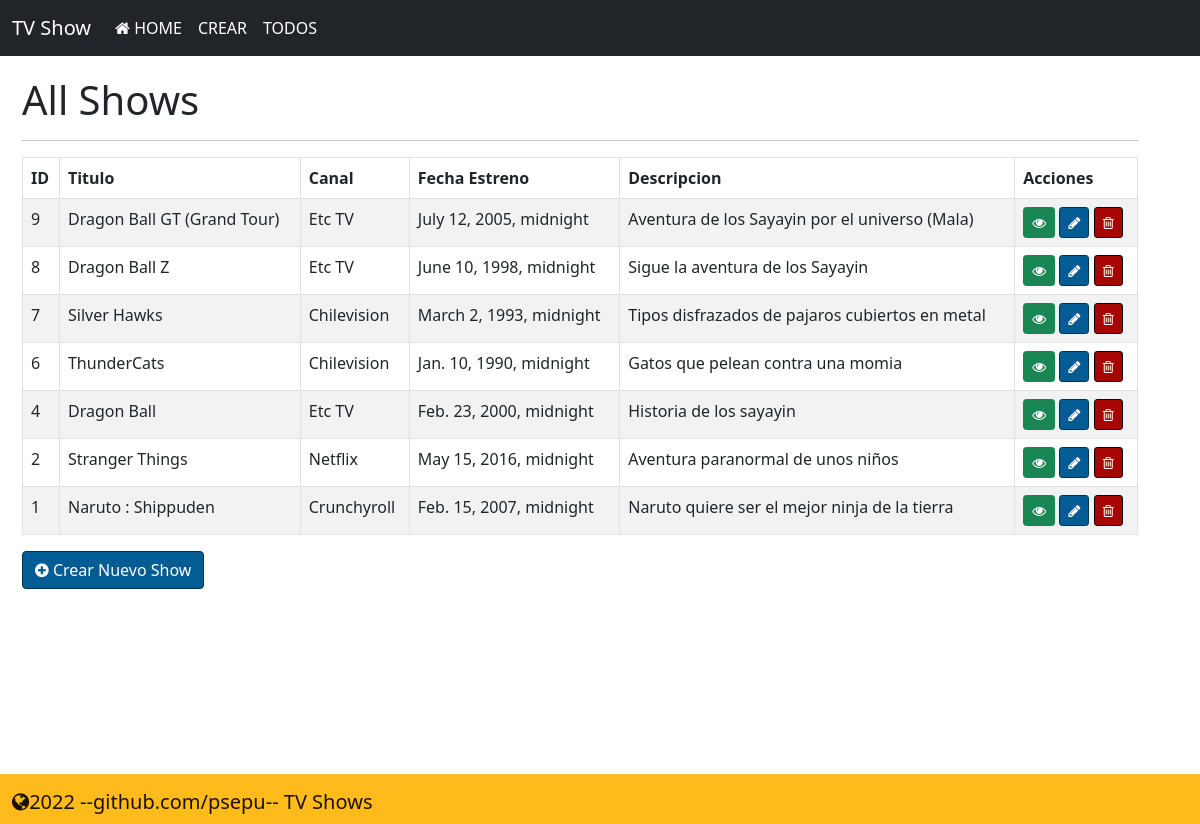
The page /shows/ on the database as committed earlier.
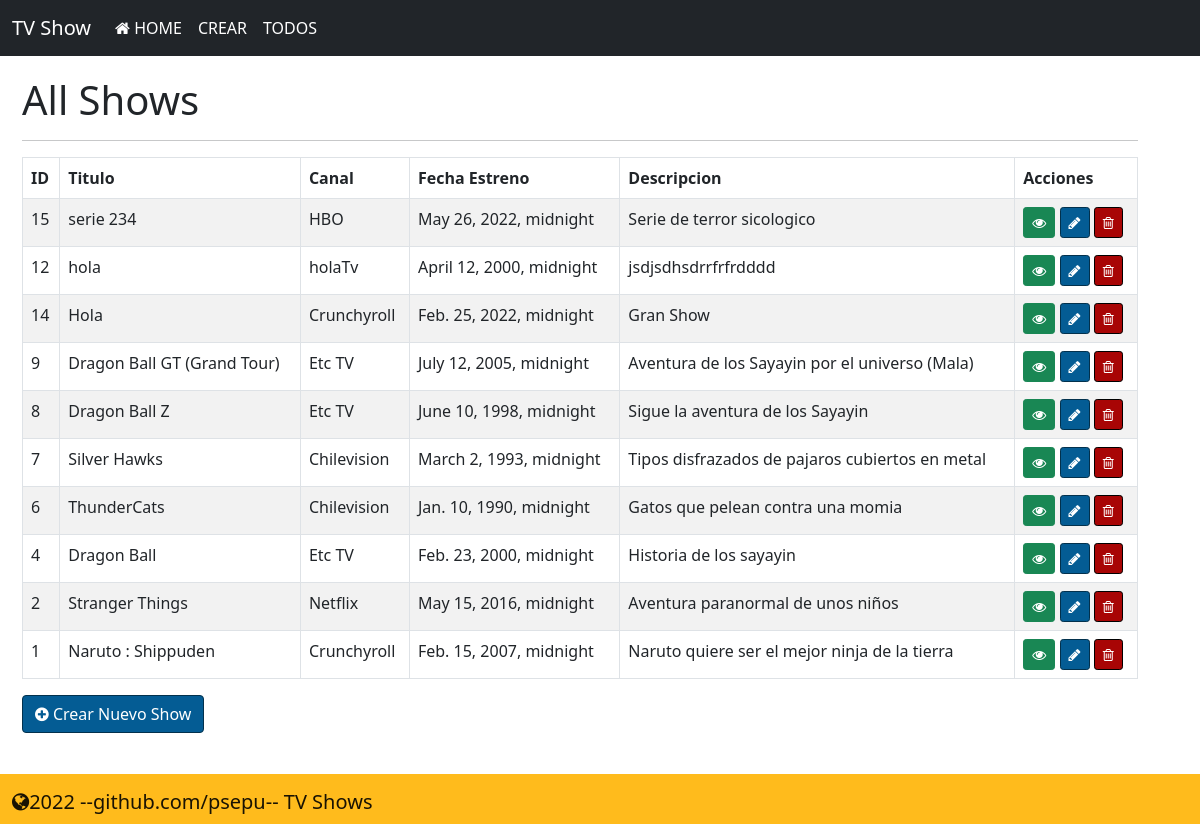
The same page on the database as committed later.
### app/models.py (models this page shows)
class Show(models.Model):
    title = models.CharField(max_length=200)
    network = models.CharField(max_length=200)
    release_date = models.DateTimeField()
    desc = models.TextField()
    created_at = models.DateTimeField(auto_now_add=True)
    updated_at = models.DateTimeField(auto_now=True)
    objects=valManager()

### app/views.py (the view)
# urls.py: path('shows/', views.all_shows, name='all_shows'),
def all_shows(request):
    if request.method == "GET":
        contexto = {
            'shows': Show.objects.all().order_by('-updated_at'),
        }
        return render(request, 'all_shows.html', contexto)

### app/templates/all_shows.html (shortened to what this page needs)
{% extends "base.html"%}
{% block contenido %}
<div class="container">
    <h1>All Shows</h1>
    <hr>
    <table class="table table-striped table-bordered table-hover">
        <thead>
            <tr>
                <th>ID</th>
                <th>Titulo</th>
                <th>Canal</th>
                <th>Fecha Estreno</th>
                <th>Descripcion</th>
                <th>Acciones</th>
            </tr>
        </thead>
        <tbody>
            {% for show in shows %}
            <tr>
                <td>{{show.id}}</td>
                <td>{{show.title}}</td>
                <td>{{show.network}}</td>
                <td>{{show.release_date}}</td>
                <td>{{show.desc}}</td>
                <td>
                    <a href="{% url 'show' id=show.id %}" class="btn btn-sm btn-success"><i class="fa fa-eye" aria-hidden="true"></i></a>
                    <a href="{% url 'edit' id=show.id %}" class="btn btn-sm btn-success" style="background-color:#045C94; border-color: #02314D; color: white;"><i class="fa fa-pencil" aria-hidden="true"></i></a>
                    <a href="{% url 'delete' id=show.id %}" class="btn btn-sm btn-success" style="background-color:#a80505; border-color: black; color: white;"><i class="fa fa-trash-o" aria-hidden="true"></i></a>
                </td>
            </tr>
            {% endfor %}
        </tbody>
    </table>
    <a href="{% url 'create' %}" class="btn btn-primary" style="background-color:#045C94; border-color: #02314D; color: white;"><i class="fa fa-plus-circle" aria-hidden="true"></i></i> Crear Nuevo Show</a>
</div>
{% endblock %}

### app/templates/base.html (shortened to what this page needs)
<!DOCTYPE html>
<html lang="en">
<head>
    {% load static %}
    <link href="https://cdn.jsdelivr.net/npm/bootstrap@5.0.2/dist/css/bootstrap.min.css" rel="stylesheet">
    <link rel="stylesheet" href="https://cdnjs.cloudflare.com/ajax/libs/toastr.js/latest/toastr.css" />
    <link rel="stylesheet" href="https://cdnjs.cloudflare.com/ajax/libs/font-awesome/4.7.0/css/font-awesome.css" /><link rel="stylesheet" href="https://cdnjs.cloudflare.com/ajax/libs/font-awesome/4.7.0/css/font-awesome.css" />
</head>
<body>
    <nav class="navbar navbar-expand-lg navbar-dark bg-dark">
        <div class="container-fluid">
        <a class="navbar-brand mb-0 h1" href="">TV Show</a>
        <div class="collapse navbar-collapse" id="navbarSupportedContent">
            <ul class="navbar-nav me-auto mb-2 mb-lg-0">
                <a class="nav-link active" aria-current="page" href="{% url 'index' %}"><i class="fa fa-home" aria-hidden="true"></i>
                    HOME</a>
            <li class="nav-item">
                <li class="nav-item">
                <a class="nav-link active" aria-current="page" href="{% url 'create' %}"> CREAR</a>
            </li>
            <li class="nav-item">
                <a class="nav-link active" aria-current="page" href="{% url 'all_shows' %}">TODOS</a>
            </li>
            </ul>
        </div>
        </div>
    </nav>
    {% block contenido %}{% endblock %}
    <footer class="footer">
        <nav class="navbar navbar-light" style="background-color: #FFBB1C;">
            <div class="container-fluid">
            <a class="navbar-brand" href="#">
                <i class="fa fa-globe" aria-hidden="true"></i>2022    --github.com/psepu-- TV Shows
            </a>
            </div>
        </nav>
    </footer>
</body>
</html>

### app/templates/all_shows.html (style rules this page uses)
.container { margin-top:20px; margin-left:10px; }

### app/templates/base.html (style rules this page uses)
.footer { position: absolute; bottom: 0; width: 100%; height: 50px; }

Rows that differ between the two databases and show on the page:
added Show: id "15", title "serie 234", network "HBO", release_date "May 26, 2022, midnight", desc "Serie de terror sicologico"
added Show: id "12", title "hola", network "holaTv", release_date "April 12, 2000, midnight", desc "jsdjsdhsdrrfrfrdddd"
added Show: id "14", title "Hola", network "Crunchyroll", release_date "Feb. 25, 2022, midnight", desc "Gran Show"
